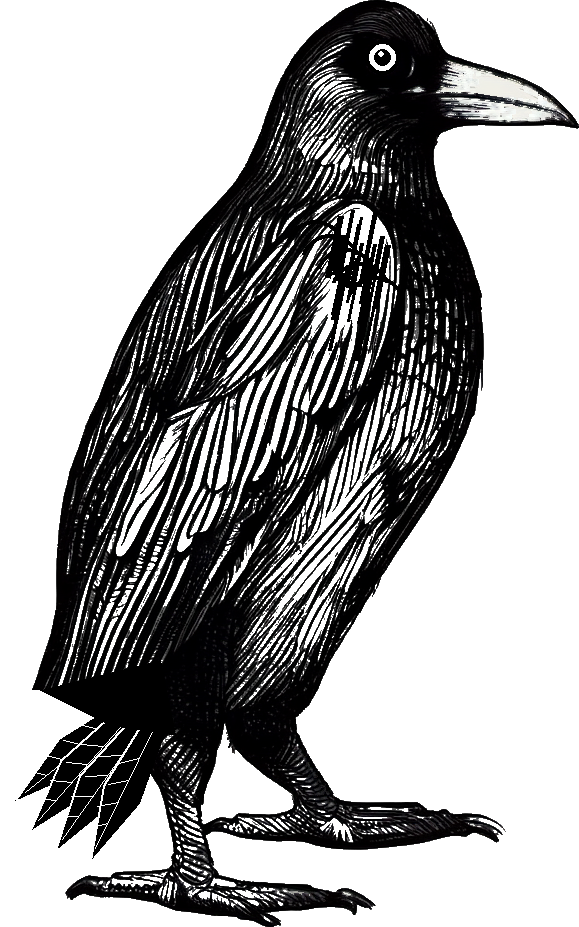
#> input picture Crow Funding/art_ref/crow_edit.png, 579 x 927 px, found by its file name
$ python _crow_tail.py
#> lines starting #> are read from the running program, lines starting #| are printed output that depends on the picture; after the words box and inside, x2 and y2 are one past the last pixel; in counts of white or black regions, pixels touching at a corner belong together
# One-off: redraw the tail as one wedge continuing the back line, on a canvas widened
# to the left, keeping the eye and shoulder edits from _crow_edit.py.
from PIL import Image, ImageDraw
import math, random
random.seed(3)
PAD=110
src=Image.open("art_ref/crow_edit.png").convert("RGBA"); W,H=src.size
#> further down, src is the input picture: PIL image 579x927 RGBA; mean R, G, B, A 163.4, 163.3, 163.5, 119.8
#> after `W, H = src.size`: W = 579; H = 927
c=Image.new("RGBA",(W+PAD,H+20),(0,0,0,0)); c.alpha_composite(src,(PAD,0))
#> after `c = Image.new('RGBA', (W + PAD, H + 20), (0, 0, 0, 0))`: c: PIL image 689x947 RGBA; every value is 0
#> after `c.alpha_composite(src, (PAD, 0))`:
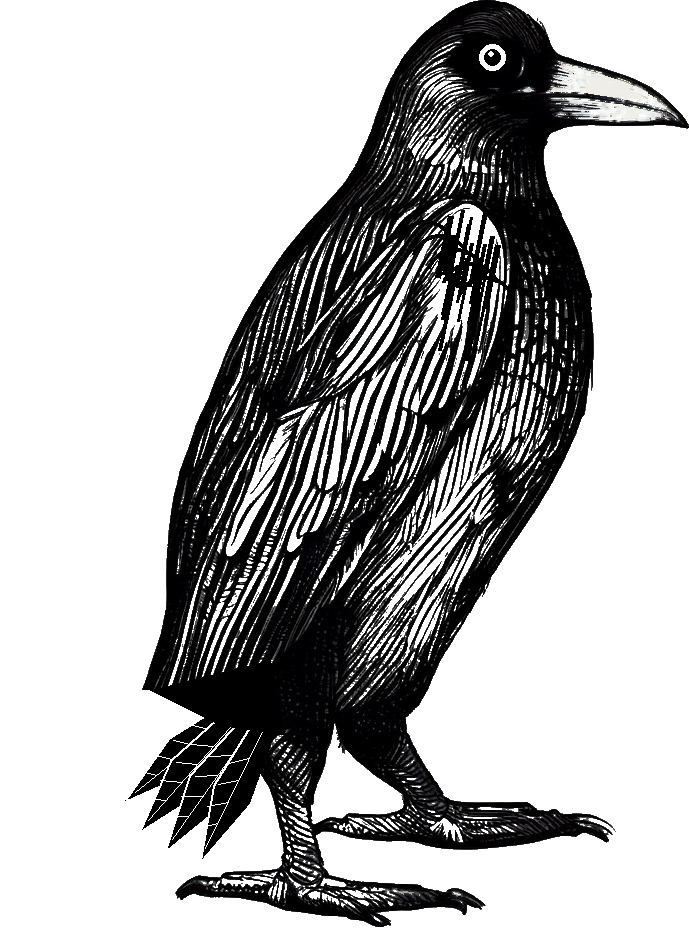
#> c: PIL image 689x947 RGBA; mean R, G, B, A 23.2, 23.1, 23.3, 98.5; transparent parts drawn white
rgb=Image.new("RGBA",c.size,"white"); rgb.alpha_composite(c)
#> after `rgb = Image.new('RGBA', c.size, 'white')`: rgb: PIL image 689x947 RGBA; every value is 255
alpha=c.split()[3]; d=ImageDraw.Draw(rgb); ad=ImageDraw.Draw(alpha)
#> after `alpha = c.split()[3]`:
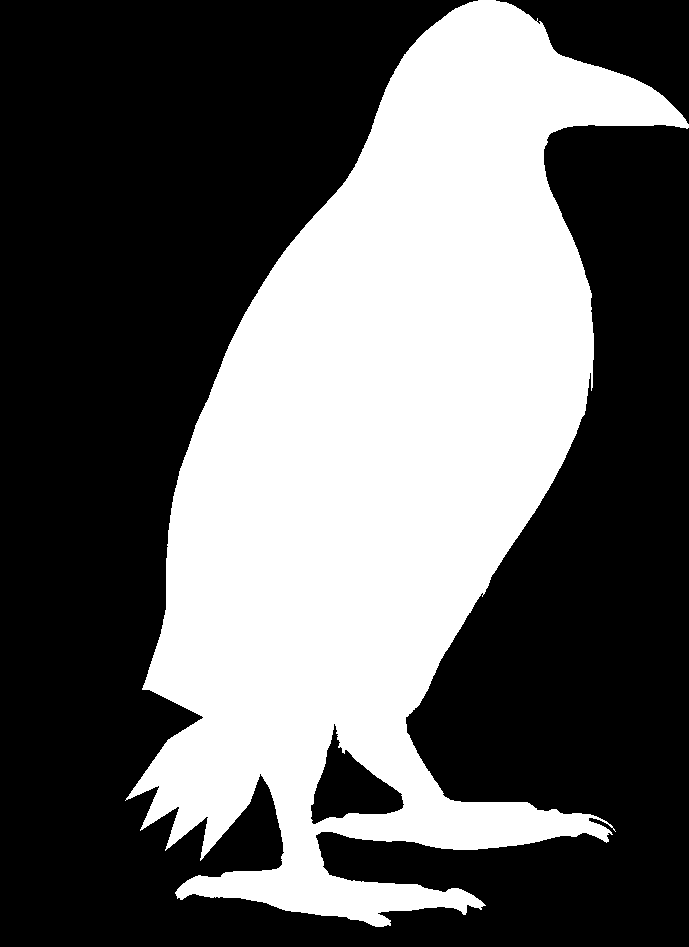
#> alpha: PIL image 689x947 L; 38.6% white; 1 white region, box (x1, y1, x2, y2) and area: (125, 0, 689, 927) 252111
X=lambda x:x+PAD
# clear the old tail feathers and blob below y=600 left of the legs
clr=[(X(-PAD),600),(X(54),600),(X(150),690),(X(160),770),(X(140),900),(X(-PAD),900)]
d.polygon(clr,fill="white"); ad.polygon(clr,fill=0)
def bez(p0,p1,p2,n=30):
    return [((1-t)**2*p0[0]+2*(1-t)*t*p1[0]+t*t*p2[0],(1-t)**2*p0[1]+2*(1-t)*t*p1[1]+t*t*p2[1]) for t in [i/n for i in range(n+1)]]
tipU=(X(-60),872); tipL=(X(-30),890)
upper=bez((X(56),605),(X(40),720),tipU)           # continues the back contour
lower=bez(tipL,(X(70),800),(X(150),735))           # underside, tucks behind the legs
body=[(X(150),735),(X(158),665),(X(100),615)]
wedge=upper+[tipU,(X(-50),888),tipL]+lower+body
d.polygon(wedge,fill="black"); ad.polygon(wedge,fill=255)
# hatching: white strokes running base->tip, fanning slightly, like the body's feather lines
for i in range(55):
    f=random.random()
    a=(X(55+f*95),520+f*170)
    b=(X(-50+f*25+random.uniform(-6,6)),870+f*14)
    t0=random.uniform(0.0,0.5); t1=t0+random.uniform(0.2,0.45)
    p=lambda t:(a[0]+(b[0]-a[0])*t,a[1]+(b[1]-a[1])*t)
    d.line([p(t0),p(t1)],fill="white",width=random.choice([1,1,2]))
# two overlapping feather-layer edges, drawn along the wedge in perspective
for off in (0.35,0.65):
    e=bez((X(60+off*80),640+off*100),(X(20+off*40),790),(X(-45+off*20),875))
    d.line(e,fill="white",width=2)
rgb.putalpha(alpha); rgb.save("art_ref/crow_tail.png")
#> after `rgb.putalpha(alpha)`:
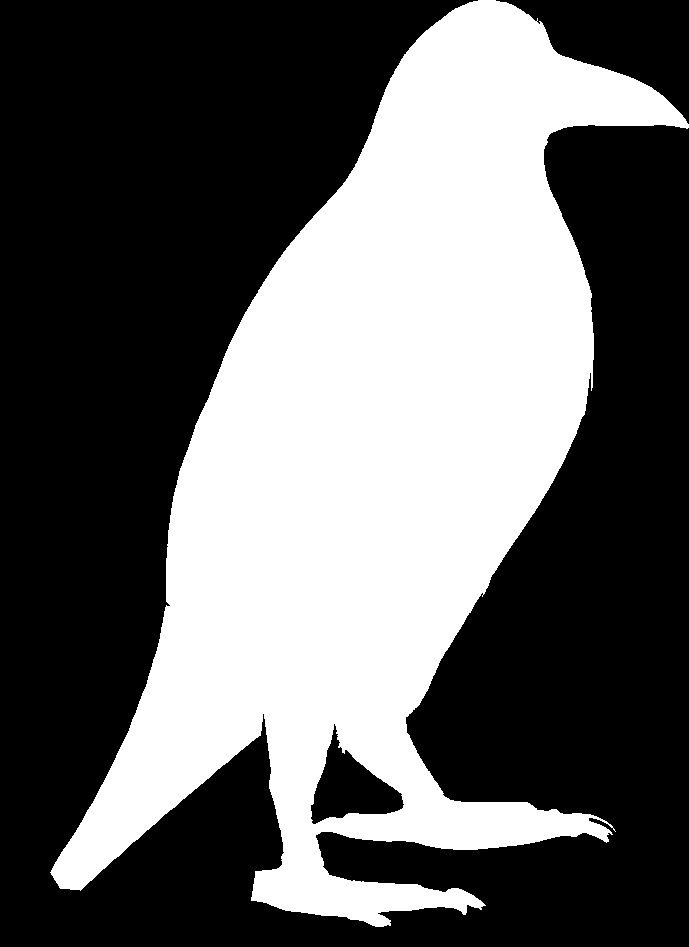
#> alpha: PIL image 689x947 L; 39.1% white; 1 white region, box (x1, y1, x2, y2) and area: (50, 0, 689, 927) 254918
#> after `rgb.putalpha(alpha)`:
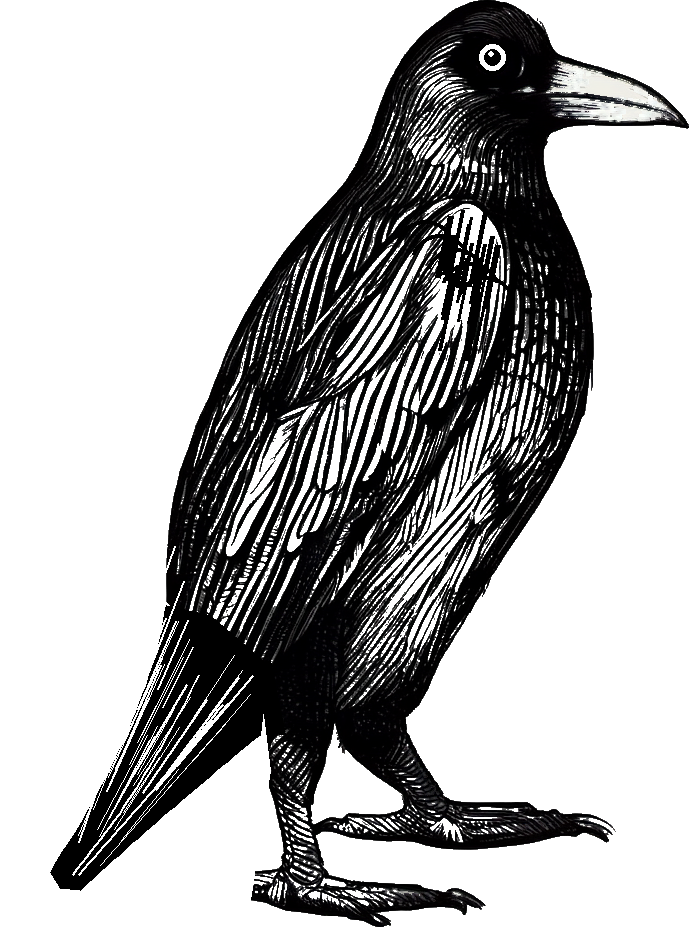
#> rgb: PIL image 689x947 RGBA; mean R, G, B, A 179.2, 179.1, 179.3, 99.6; transparent parts drawn white
v=Image.new("RGBA",rgb.size,(200,220,255,255)); v.alpha_composite(rgb); v.convert("RGB").save("tools/_tail_view.png")
#> after `v = Image.new('RGBA', rgb.size, (200, 220, 255, 255))`:
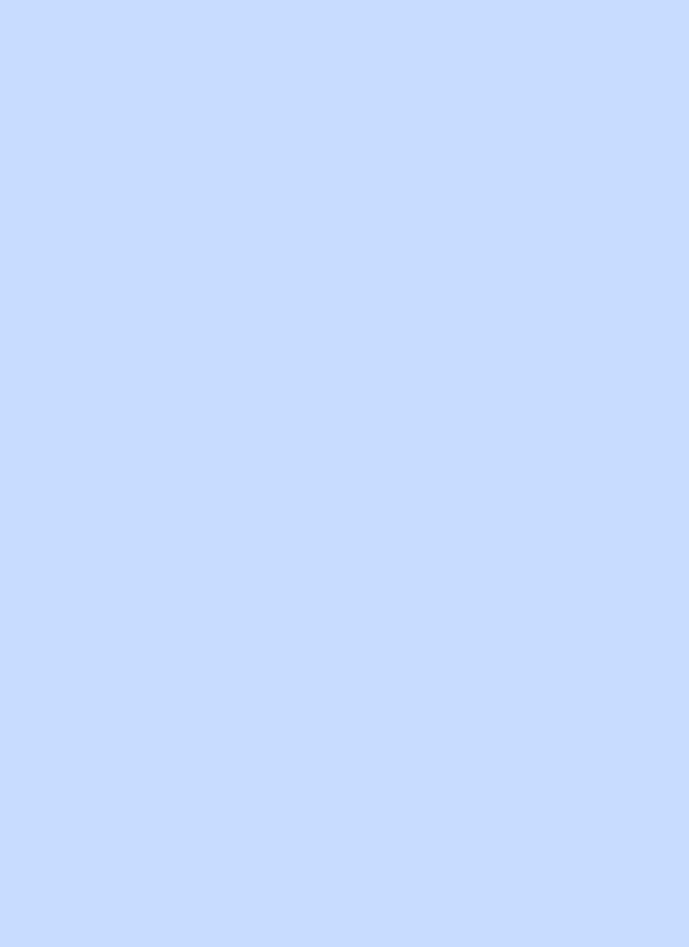
#> v: PIL image 689x947 RGBA; mean R, G, B, A 200, 220, 255, 255
#> after `v.alpha_composite(rgb)`:
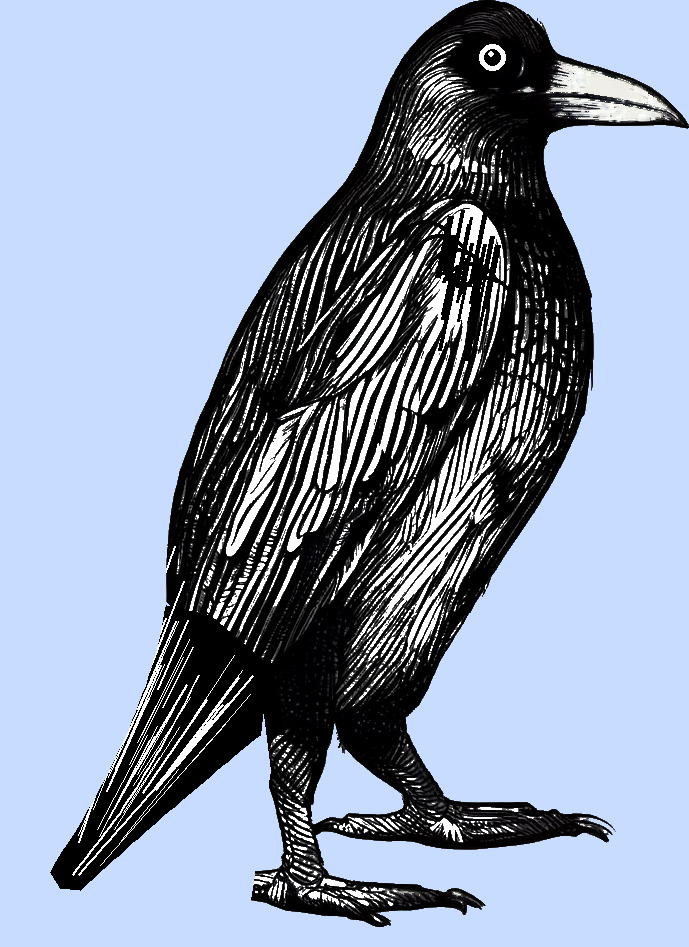
#> v: PIL image 689x947 RGBA; mean R, G, B, A 145.7, 157.8, 179.3, 255

$ run again, with Crow Funding/art_ref/balcony_in.png copied over Crow Funding/art_ref/crow_edit.png
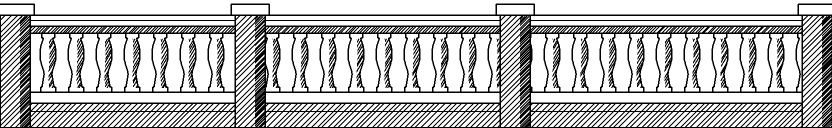
#> input picture Crow Funding/art_ref/balcony_in.png, 1664 x 256 px, found by its file name (shown at 1/2 size)
#> c: PIL image 1774x276 RGBA; every value is 0
#> `alpha = c.split()[3]`:
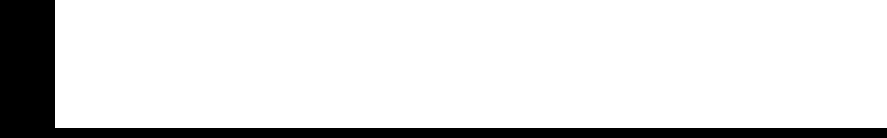
#> alpha: PIL image 1774x276 L (shown at 1/2 size); 87% white; 1 black region, box (x1, y1, x2, y2) and area: (0, 0, 1774, 276) 63640
#> `v.alpha_composite(rgb)`:
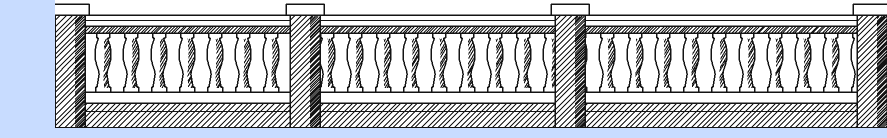
#> v: PIL image 1774x276 RGBA (shown at 1/2 size); mean R, G, B, A 194.3, 196.9, 201.4, 255

$ run again, with Crow Funding/art_ref/balcony_modern_in.png copied over Crow Funding/art_ref/crow_edit.png
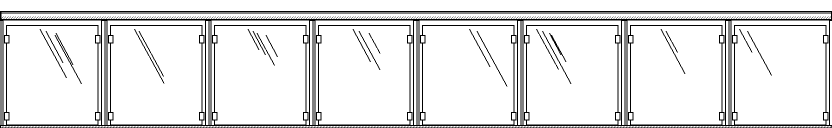
#> input picture Crow Funding/art_ref/balcony_modern_in.png, 1664 x 256 px, found by its file name (shown at 1/2 size)
#> c: PIL image 1774x276 RGBA; every value is 0
#> `alpha = c.split()[3]`:
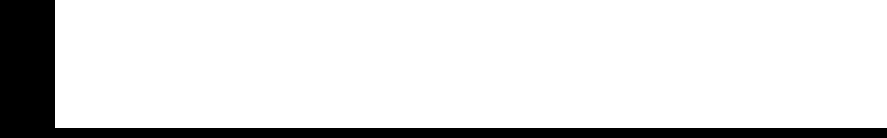
#> alpha: PIL image 1774x276 L (shown at 1/2 size); 87% white; 1 black region, box (x1, y1, x2, y2) and area: (0, 0, 1774, 276) 63640
#> `v.alpha_composite(rgb)`:
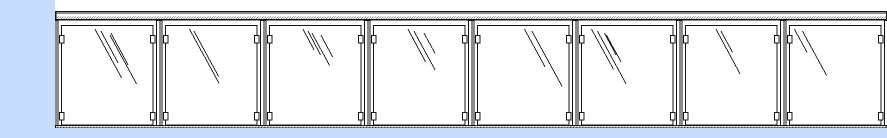
#> v: PIL image 1774x276 RGBA (shown at 1/2 size); mean R, G, B, A 226.1, 228.7, 233.3, 255

$ run again, with Crow Funding/art_ref/crow_collage.png copied over Crow Funding/art_ref/crow_edit.png
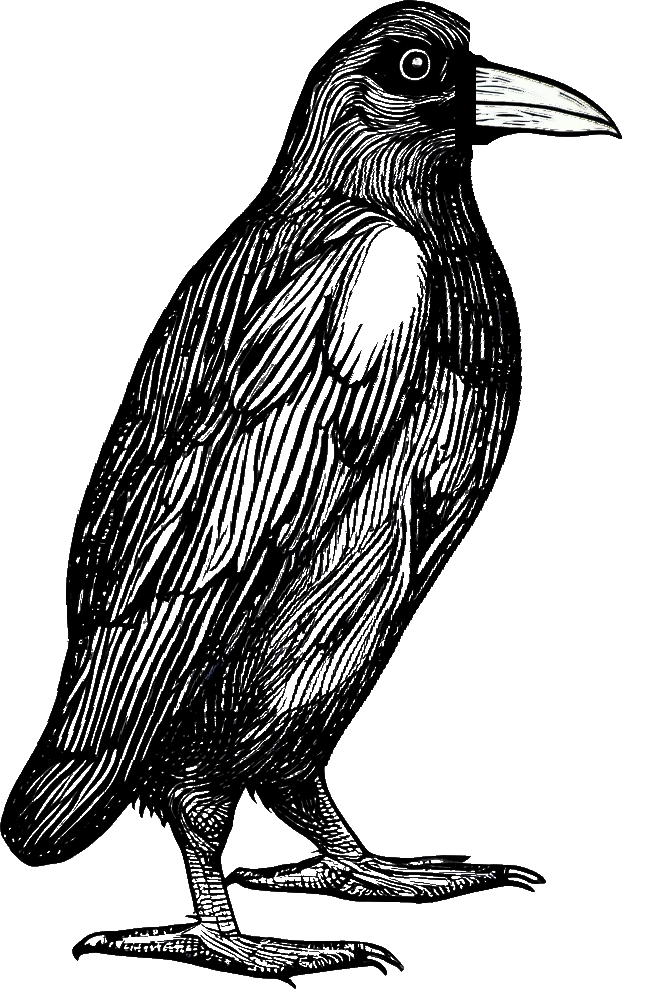
#> input picture Crow Funding/art_ref/crow_collage.png, 660 x 989 px, found by its file name
#> src is the input picture: PIL image 660x989 RGBA; mean R, G, B, A 1.9, 2, 2, 81.5
#> c: PIL image 770x1009 RGBA; every value is 0
#> `rgb.putalpha(alpha)`:
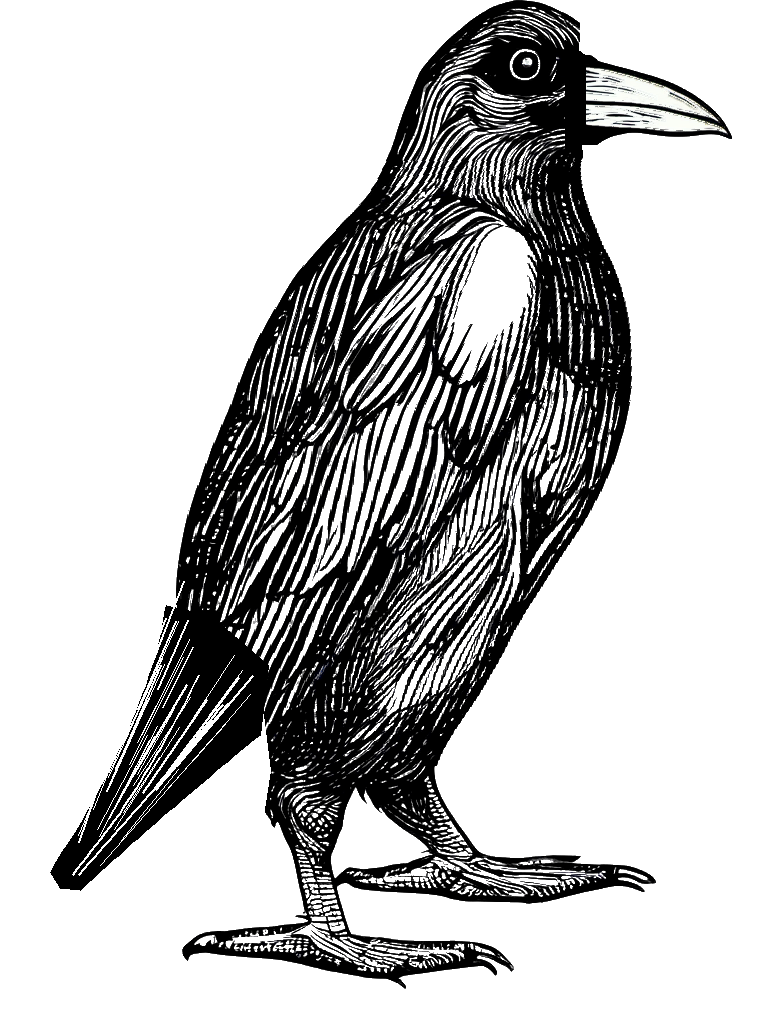
#> rgb: PIL image 770x1009 RGBA; mean R, G, B, A 188, 188, 188.1, 70.1; transparent parts drawn white
#> `v.alpha_composite(rgb)`:
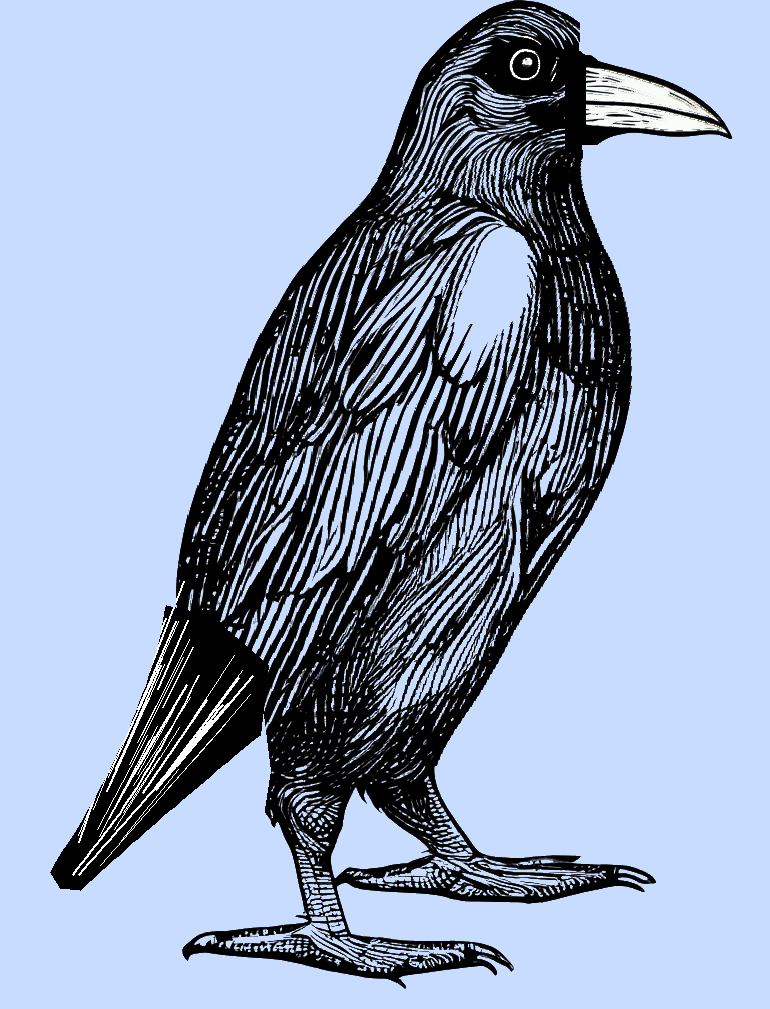
#> v: PIL image 770x1009 RGBA; mean R, G, B, A 150.5, 165, 190.4, 255
